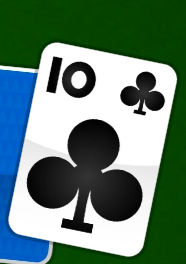
#> input picture templates/template_10.png, 186 x 264 px, given in place of template_A.png, which was not available
$ python autocounter.py   (Python 2 division)
#> lines starting #> are read from the running program, lines starting #| are printed output that depends on the picture; pictures that were not available may be replaced by others from this repository, and a replacement may not be noted
### BlackJack/HiLoCounter.py
# HiLoCounting.py
# -----------------------------------------------
# This file defines the "Brain" (the HiLoCounter class).
# It calculates the Running Count and True Count.

class HiLoCounter:
    """Tracks running and true count for a multi-deck shoe."""

    def __init__(self, decks=6):
        self.decks = decks
        self.total_cards = decks * 52
        self.cards_seen = 0
        self.running_count = 0

    # [22 lines left out: functions count_card, decks_remaining, not called in this run]

    def true_count(self):
        """Calculate true count = running count / decks remaining."""
        return round(self.running_count / self.decks_remaining(), 2)

    # [5 lines left out: function reset_shoe, not called in this run]

### BlackJack/autocounter.py
import cv2
import numpy as np
import pyautogui
import os
import time
from HiLoCounter import HiLoCounter # Imports the Brain
import StrategyGuide

# --- CONFIGURATION ---
MIN_MATCH_COUNT = 40 # Required "clues" for detection (Fixes background noise)

# --- ZONES (Your final measured coordinates) ---
PLAYER_ZONE = (372, 393, 354, 320)
DEALER_ZONE = (855, 376, 245, 296)

# --- SETUP ---
brain = HiLoCounter(decks=6)
TEMPLATE_FOLDER = "templates"

# Initialize the "Detective" (ORB) and Matcher
orb = cv2.ORB_create(nfeatures=1000)
bf = cv2.BFMatcher(cv2.NORM_HAMMING, crossCheck=True)

# List of card ranks to load (13 total)
card_ranks = ['A', '2', '3', '4', '5', '6', '7', '8', '9', '10', 'J', 'Q', 'K']
known_cards = []

print("------------------------------------------------")
print("PRE-ANALYZING TEMPLATES (Finding Clues)...")
for rank in card_ranks:
    # 1. LOAD THE STANDARD TEMPLATE (e.g., template_5.png)
    filename = f"template_{rank}.png"
    path = os.path.join(TEMPLATE_FOLDER, filename)

    img = cv2.imread(path, 0)
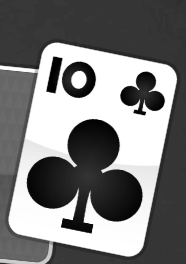
#> img: shape (264, 186); min 0, max 255, mean 122

    if img is None:
        print(f"[ERROR] Missing template: {filename}")
    else:
        # Find the clues (Keypoints and Descriptors) ONCE at startup.
        kp, des = orb.detectAndCompute(img, None)
#> kp = 417 keypoints; strongest (x, y, size): (62, 225, 31), (92, 226, 31), (64, 219, 31), (47, 89, 31)

        if des is not None:
            # Store standard template data
            known_cards.append({
                "name": rank,
                "kp": kp,
                "des": des,
                "shape": img.shape
            })
            print(f"Learned {rank}")

    # 2. LOAD THE HIDDEN TEMPLATE (Only for '5' and 'J') # <--- OCCLUSION FIX
    if rank == '5' or rank == 'J':
        hidden_file = f"template_{rank}_hidden.png"
        hidden_path = os.path.join(TEMPLATE_FOLDER, hidden_file)
        hidden_img = cv2.imread(hidden_path, 0)

        if hidden_img is not None:
             kp_h, des_h = orb.detectAndCompute(hidden_img, None)
             if des_h is not None:
                # Store the hidden template data with the same card name ('5' or 'J')
                known_cards.append({
                    "name": rank,
                    "kp": kp_h,
                    "des": des_h,
                    "shape": hidden_img.shape
                })
                print(f"Learned {rank} (Hidden)")
#> pass 2 of the loop `for rank in card_ranks:`:
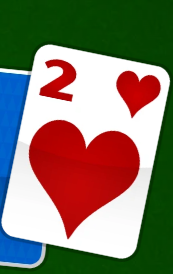
#> input picture templates/template_2.png, 173 x 274 px, found by its file name
#> `img = cv2.imread(path, 0)`:
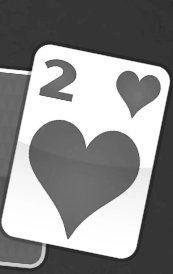
#> img: shape (274, 173); min 28, max 255, mean 138.6
#> kp = 128 keypoints; strongest (x, y, size): (71, 96, 37.2), (68, 237, 31), (69, 97, 53.6), (71, 95, 44.6)
#> pass 3 of the loop `for rank in card_ranks:`:
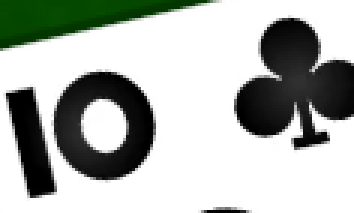
#> input picture templates/template_10_BLACK.png, 118 x 71 px, given in place of template_3.png, which was not available (shown 3 times larger)
#> `img = cv2.imread(path, 0)`:
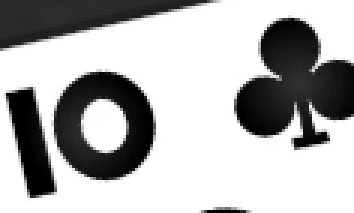
#> img: shape (71, 118) (shown 3 times larger); min 0, max 255, mean 178.1
#> kp = 9 keypoints; (x, y, size): (32, 33, 31), (34, 33, 31), (39, 35, 31), (36, 33, 31), (79, 31, 31), (78, 35, 31), (41, 39, 31), (79, 38, 31), (50, 36, 31)
#> the loop made 13 passes; the first 3 are shown
        # Note: If the hidden file is missing, a warning isn't printed here
        # to avoid confusing the user with too many warnings.

print(f"------------------------------------------------")
print(f"Bot Ready. Scanning for {len(known_cards)} total templates.")
cards_counted_this_hand = []
#> cards_counted_this_hand = []

# --- HELPER FUNCTION: The Detective (ORB Logic) ---
# [63 lines left out: functions find_raw_detections, calculate_hand_total, not called in this run]


# --- MAIN LOOP ---
while True:
    # 1. Capture Zones
    dealer_img_raw = np.array(pyautogui.screenshot(region=DEALER_ZONE))
    player_img_raw = np.array(pyautogui.screenshot(region=PLAYER_ZONE))

#> (the run stopped early here; a loop or call above may not have finished)
